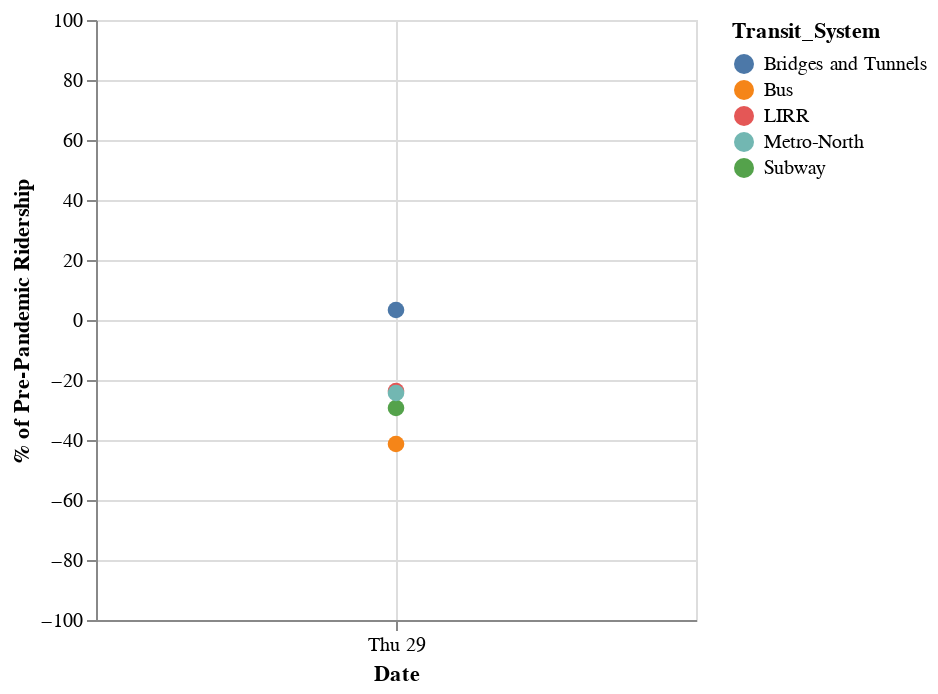

The notebook cell this image was saved under:
### Code cell
dots = alt.Chart(last_points).mark_point(size=69, fillOpacity=1, filled=True).encode(
    x=alt.X('Date:T', title='Date'),  # Same x-axis as the line chart
    # Transform the Y axis to match the scale from -100 to 100 by converting decimals to percentages

    
    y=alt.Y('Percentage:Q', 
            scale=alt.Scale(domain=[-100, 100]),  # Consistent scale
            axis=alt.Axis(format='.0f'),  # Ensure integer labels without decimals
            title='% of Pre-Pandemic Ridership'),
    color='Transit_System:N',  # Color to match the lines
    tooltip=[
        'Date:T',
        'Transit_System:N',
        alt.Tooltip('Percentage:Q', title='% of Pre-Pandemic', format='.0f')
    ]
).transform_calculate(
    # Convert the decimals to percentage format for correct placement on the y-axis
    Percentage="(datum.Percentage * 100) - 100"
)



dots

### Figure 1 — Vega specification as saved in the notebook (floating-point values rounded to 4 significant figures)
{"$schema": "https://vega.github.io/schema/vega/v5.json", "data": [{"name": "source_0", "values": [{"Date": "2024-02-29T00:00:00.000", "Percentage": -29.33, "Transit_System": "Subway"}, {"Date": "2024-02-29T00:00:00.000", "Percentage": -41.33, "Transit_System": "Bus"}, {"Date": "2024-02-29T00:00:00.000", "Percentage": -23.67, "Transit_System": "LIRR"}, {"Date": "2024-02-29T00:00:00.000", "Percentage": -24.33, "Transit_System": "Metro-North"}, {"Date": "2024-02-29T00:00:00.000", "Percentage": 3.333, "Transit_System": "Bridges and Tunnels"}], "transform": [{"type": "formula", "expr": "toDate(datum['Date'])", "as": "Date"}]}, {"name": "source_0_color_domain_Transit_System", "values": [{"Transit_System": "Subway"}, {"Transit_System": "Bus"}, {"Transit_System": "LIRR"}, {"Transit_System": "Metro-North"}, {"Transit_System": "Bridges and Tunnels"}]}], "marks": [{"type": "symbol", "name": "marks", "from": {"data": "source_0"}, "encode": {"update": {"fill": {"field": "Transit_System", "scale": "color"}, "tooltip": {"signal": "{\"Date\": timeFormat(datum[\"Date\"], '%b %d, %Y'), \"Transit_System\": isValid(datum[\"Transit_System\"]) ? datum[\"Transit_System\"] : \"\"+datum[\"Transit_System\"], \"% of Pre-Pandemic\": format(datum[\"Percentage\"], \".0f\")}"}, "x": {"field": "Date", "scale": "x"}, "y": {"field": "Percentage", "scale": "y"}, "size": {"value": 69}, "fillOpacity": {"value": 1}}}, "style": ["point"]}], "scales": [{"name": "x", "type": "time", "domain": {"data": "source_0", "field": "Date"}, "range": [0, {"signal": "width"}]}, {"name": "y", "type": "linear", "domain": [-100, 100], "range": [{"signal": "height"}, 0], "zero": true}, {"name": "color", "type": "ordinal", "domain": {"data": "source_0_color_domain_Transit_System", "field": "Transit_System", "sort": true}, "range": "category"}], "axes": [{"scale": "x", "minExtent": 0, "ticks": false, "grid": true, "labels": false, "maxExtent": 0, "zindex": 0, "orient": "bottom", "aria": false, "gridScale": "y", "domain": false, "tickCount": {"signal": "ceil(width/40)"}}, {"scale": "y", "labels": false, "minExtent": 0, "tickCount": {"signal": "ceil(height/40)"}, "ticks": false, "zindex": 0, "aria": false, "gridScale": "x", "orient": "left", "grid": true, "domain": false, "maxExtent": 0}, {"scale": "x", "title": "Date", "orient": "bottom", "tickCount": {"signal": "ceil(width/40)"}, "labelOverlap": true, "labelFlush": true, "zindex": 0, "grid": false}, {"scale": "y", "title": "% of Pre-Pandemic Ridership", "format": ".0f", "labelOverlap": true, "tickCount": {"signal": "ceil(height/40)"}, "zindex": 0, "grid": false, "orient": "left"}], "width": 300, "background": "white", "height": 300, "padding": 5, "style": "cell", "legends": [{"fill": "color", "symbolType": "circle", "title": "Transit_System"}]}
